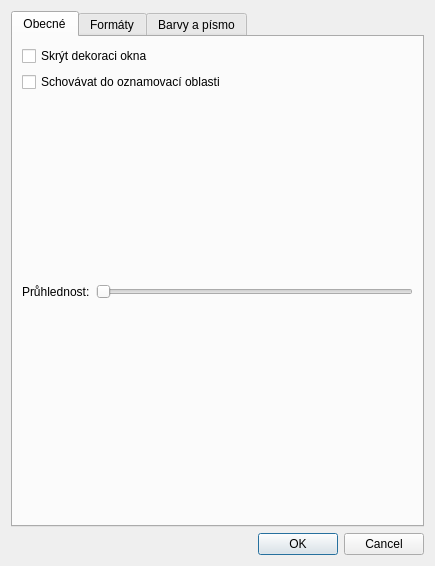
<?xml version="1.0" encoding="UTF-8"?>
<ui version="4.0">
 <class>Settings</class>
 <widget class="QDialog" name="Settings">
  <property name="geometry">
   <rect>
    <x>0</x>
    <y>0</y>
    <width>435</width>
    <height>566</height>
   </rect>
  </property>
  <property name="windowTitle">
   <string>Dialog</string>
  </property>
  <layout class="QGridLayout" name="settingsGridLayout">
   <item row="1" column="0">
    <widget class="QDialogButtonBox" name="buttonBox">
     <property name="orientation">
      <enum>Qt::Horizontal</enum>
     </property>
     <property name="standardButtons">
      <set>QDialogButtonBox::Cancel|QDialogButtonBox::Ok</set>
     </property>
    </widget>
   </item>
   <item row="0" column="0">
    <widget class="QTabWidget" name="tabWidget">
     <property name="currentIndex">
      <number>0</number>
     </property>
     <widget class="QWidget" name="general">
      <attribute name="title">
       <string>Obecné</string>
      </attribute>
      <layout class="QGridLayout" name="gridLayout_3">
       <item row="0" column="0">
        <layout class="QFormLayout" name="generalLayout">
         <property name="labelAlignment">
          <set>Qt::AlignLeading|Qt::AlignLeft|Qt::AlignVCenter</set>
         </property>
         <item row="0" column="0">
          <widget class="QCheckBox" name="decorationCheckBox">
           <property name="text">
            <string>Skrýt dekoraci okna</string>
           </property>
          </widget>
         </item>
         <item row="1" column="0">
          <widget class="QCheckBox" name="trayCheckBox">
           <property name="text">
            <string>Schovávat do oznamovací oblasti</string>
           </property>
          </widget>
         </item>
        </layout>
       </item>
       <item row="1" column="0">
        <layout class="QFormLayout" name="generalLayout2">
         <item row="0" column="0">
          <widget class="QLabel" name="opacityLabel">
           <property name="text">
            <string>Průhlednost:</string>
           </property>
          </widget>
         </item>
         <item row="0" column="1">
          <widget class="QSlider" name="opacitySlider">
           <property name="minimum">
            <number>50</number>
           </property>
           <property name="maximum">
            <number>100</number>
           </property>
           <property name="orientation">
            <enum>Qt::Horizontal</enum>
           </property>
          </widget>
         </item>
        </layout>
       </item>
      </layout>
     </widget>
     <widget class="QWidget" name="formats">
      <attribute name="title">
       <string>Formáty</string>
      </attribute>
      <layout class="QGridLayout" name="formatsGridLayout">
       <item row="0" column="0">
        <layout class="QFormLayout" name="formatsLayout">
         <item row="0" column="0">
          <widget class="QLabel" name="dateLabel">
           <property name="text">
            <string>Formát data:</string>
           </property>
          </widget>
         </item>
         <item row="1" column="0">
          <widget class="QLabel" name="timeLabel">
           <property name="text">
            <string>Formát času:</string>
           </property>
          </widget>
         </item>
         <item row="0" column="1">
          <widget class="QComboBox" name="dateComboBox"/>
         </item>
         <item row="1" column="1">
          <widget class="QComboBox" name="timeComboBox"/>
         </item>
        </layout>
       </item>
      </layout>
     </widget>
     <widget class="QWidget" name="colors">
      <attribute name="title">
       <string>Barvy a písmo</string>
      </attribute>
      <layout class="QGridLayout" name="colorsGridLayout">
       <item row="0" column="0">
        <widget class="QGroupBox" name="groupBox">
         <property name="title">
          <string>Filtry</string>
         </property>
         <layout class="QGridLayout" name="gridLayout">
          <item row="0" column="0">
           <layout class="QFormLayout" name="colorsLayout">
            <property name="fieldGrowthPolicy">
             <enum>QFormLayout::AllNonFixedFieldsGrow</enum>
            </property>
            <item row="1" column="0">
             <widget class="QLabel" name="color2Label">
              <property name="text">
               <string>Barva 2:</string>
              </property>
             </widget>
            </item>
            <item row="2" column="0">
             <widget class="QLabel" name="color3Label">
              <property name="text">
               <string>Barva 3:</string>
              </property>
             </widget>
            </item>
            <item row="3" column="0">
             <widget class="QLabel" name="color4Label">
              <property name="text">
               <string>Barva 4:</string>
              </property>
             </widget>
            </item>
            <item row="4" column="0">
             <widget class="QLabel" name="color5Label">
              <property name="text">
               <string>Barva 5:</string>
              </property>
             </widget>
            </item>
            <item row="5" column="0">
             <widget class="QLabel" name="color6Label">
              <property name="text">
               <string>Barva 6:</string>
              </property>
             </widget>
            </item>
            <item row="6" column="0">
             <widget class="QLabel" name="color7Label">
              <property name="text">
               <string>Barva 7:</string>
              </property>
             </widget>
            </item>
            <item row="7" column="0">
             <widget class="QLabel" name="color8Label">
              <property name="text">
               <string>Barva 8:</string>
              </property>
             </widget>
            </item>
            <item row="0" column="0">
             <widget class="QLabel" name="color1Label">
              <property name="text">
               <string>Barva 1:</string>
              </property>
             </widget>
            </item>
            <item row="0" column="1">
             <widget class="QtColorPicker" name="color1Button">
              <property name="text">
               <string>PushButton</string>
              </property>
             </widget>
            </item>
            <item row="1" column="1">
             <widget class="QtColorPicker" name="color2Button">
              <property name="text">
               <string>PushButton</string>
              </property>
             </widget>
            </item>
            <item row="2" column="1">
             <widget class="QtColorPicker" name="color3Button">
              <property name="text">
               <string>PushButton</string>
              </property>
             </widget>
            </item>
            <item row="3" column="1">
             <widget class="QtColorPicker" name="color4Button">
              <property name="text">
               <string>PushButton</string>
              </property>
             </widget>
            </item>
            <item row="4" column="1">
             <widget class="QtColorPicker" name="color5Button">
              <property name="text">
               <string>PushButton</string>
              </property>
             </widget>
            </item>
            <item row="5" column="1">
             <widget class="QtColorPicker" name="color6Button">
              <property name="text">
               <string>PushButton</string>
              </property>
             </widget>
            </item>
            <item row="6" column="1">
             <widget class="QtColorPicker" name="color7Button">
              <property name="text">
               <string>PushButton</string>
              </property>
             </widget>
            </item>
            <item row="7" column="1">
             <widget class="QtColorPicker" name="color8Button">
              <property name="text">
               <string>PushButton</string>
              </property>
             </widget>
            </item>
           </layout>
          </item>
         </layout>
        </widget>
       </item>
       <item row="1" column="0">
        <widget class="QGroupBox" name="groupBox_2">
         <property name="title">
          <string>Písmo</string>
         </property>
         <layout class="QGridLayout" name="gridLayout_2">
          <item row="0" column="0">
           <layout class="QFormLayout" name="formLayout">
            <item row="0" column="0">
             <widget class="QLabel" name="fontLabel">
              <property name="text">
               <string>Font:</string>
              </property>
             </widget>
            </item>
            <item row="1" column="0">
             <widget class="QLabel" name="foregroundLabel">
              <property name="text">
               <string>Barva popředí:</string>
              </property>
             </widget>
            </item>
            <item row="2" column="0">
             <widget class="QLabel" name="backgroundLabel">
              <property name="text">
               <string>Barva pozadí:</string>
              </property>
             </widget>
            </item>
            <item row="0" column="1">
             <widget class="QFontComboBox" name="fontComboBox"/>
            </item>
            <item row="1" column="1">
             <widget class="QtColorPicker" name="foregroundButton">
              <property name="text">
               <string>PushButton</string>
              </property>
             </widget>
            </item>
            <item row="2" column="1">
             <widget class="QtColorPicker" name="backgroundButton">
              <property name="text">
               <string>PushButton</string>
              </property>
             </widget>
            </item>
           </layout>
          </item>
         </layout>
        </widget>
       </item>
      </layout>
     </widget>
    </widget>
   </item>
  </layout>
 </widget>
 <customwidgets>
  <customwidget>
   <class>QtColorPicker</class>
   <extends>QPushButton</extends>
   <header location="global">qtcolorpicker.h</header>
  </customwidget>
 </customwidgets>
 <resources/>
 <connections>
  <connection>
   <sender>buttonBox</sender>
   <signal>accepted()</signal>
   <receiver>Settings</receiver>
   <slot>accept()</slot>
   <hints>
    <hint type="sourcelabel">
     <x>248</x>
     <y>254</y>
    </hint>
    <hint type="destinationlabel">
     <x>157</x>
     <y>274</y>
    </hint>
   </hints>
  </connection>
  <connection>
   <sender>buttonBox</sender>
   <signal>rejected()</signal>
   <receiver>Settings</receiver>
   <slot>reject()</slot>
   <hints>
    <hint type="sourcelabel">
     <x>316</x>
     <y>260</y>
    </hint>
    <hint type="destinationlabel">
     <x>286</x>
     <y>274</y>
    </hint>
   </hints>
  </connection>
 </connections>
</ui>
